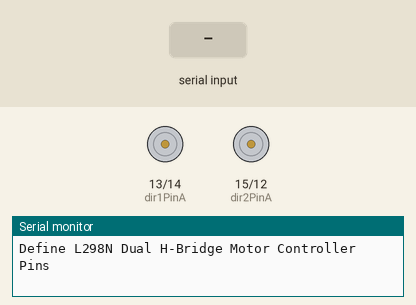
This sketch was run on a simulated Arduino Uno, built with avr-gcc and run on an emulated ATmega328P. Shown: motor-driver pin pairs drawn as motors (green arrow = first pin HIGH = forward, orange = second pin HIGH = backward, longer = more drive), the last lines printed to the serial monitor. The inputs (shaded band) are chosen by the test bench.

Above: at 1.7 s.
1.8 s: "1" received over Serial
At 3.0 s:
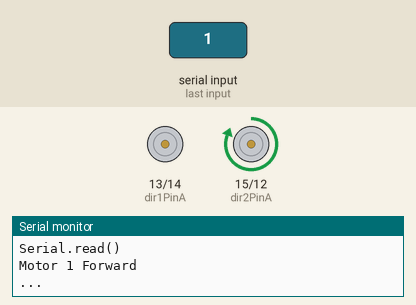
3.3 s: "3" received over Serial
At 4.2 s:
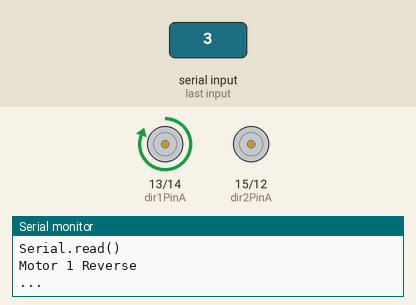
4.8 s: "4" received over Serial
At 5.4 s:
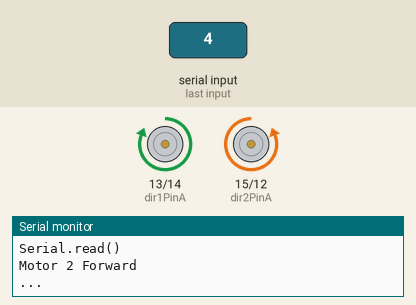
6.3 s: "2" received over Serial
At 7.5 s:
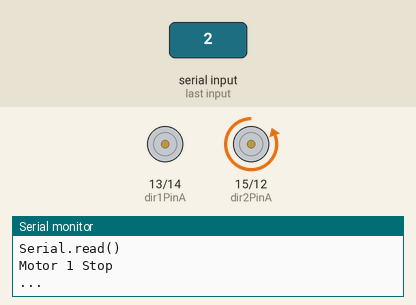
7.8 s: "6" received over Serial
At 8.8 s:
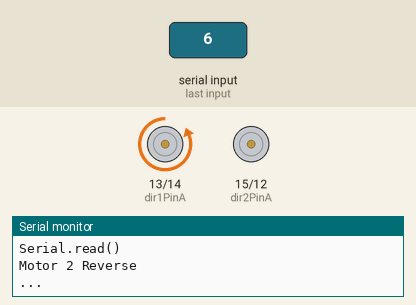
9.3 s: "5" received over Serial
At 10.0 s:
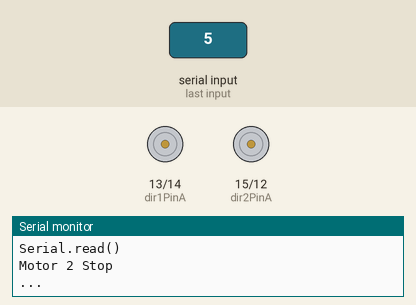
Timing chart, 0 to 11.8 s (numbered marks = the images above; inputs shaded):
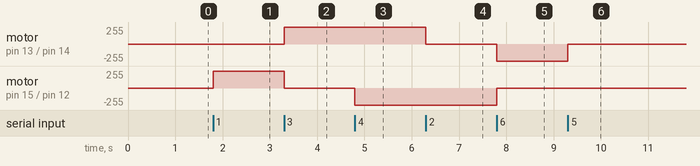

The sketch:

H_bridge_motors.ino
```cpp
//Code by Reichenstein7 (thejamerson.com)

//Keyboard Controls:
//
// 1 -Motor 1 Left
// 2 -Motor 1 Stop
// 3 -Motor 1 Right
//
// 4 -Motor 2 Left
// 5 -Motor 2 Stop
// 6 -Motor 2 Right

// Declare L298N Dual H-Bridge Motor Controller directly since there is not a library to load.

// Motor 1
const int dir1PinA = 13;
const int dir2PinA = 15;

// Motor 2
const int dir1PinB = 14;
const int dir2PinB = 12;

void setup() {
pinMode(dir1PinB,OUTPUT);
pinMode(dir2PinB,OUTPUT);
pinMode(dir1PinA,OUTPUT);
pinMode(dir2PinA,OUTPUT);
  // Setup runs once per reset
// initialize serial communication @ 115200 baud:
Serial.begin(115200);
delay(500);
//Define L298N Dual H-Bridge Motor Controller Pins
Serial.println("Define L298N Dual H-Bridge Motor Controller Pins");


}

void loop() {
// Initialize the Serial interface:

if (Serial.available() > 0) {
  Serial.println("Serial.read()");

int inByte = Serial.read();

switch (inByte) {

//______________Motor 1______________

case '1': // Motor 1 Forward
digitalWrite(dir1PinA, LOW);
digitalWrite(dir2PinA, HIGH);
Serial.println("Motor 1 Forward"); // Prints out “Motor 1 Forward” on the serial monitor
Serial.println("..."); // Creates a blank line printed on the serial monitor
break;

case '2': // Motor 1 Stop (Freespin)
digitalWrite(dir1PinA, LOW);
digitalWrite(dir2PinA, LOW);
Serial.println("Motor 1 Stop");
Serial.println("..."); // Creates a blank line printed on the serial monitor
break;

case '3': // Motor 1 Reverse
digitalWrite(dir1PinA, HIGH);
digitalWrite(dir2PinA, LOW);
Serial.println("Motor 1 Reverse");
Serial.println("..."); // Creates a blank line printed on the serial monitor
break;

//______________Motor 2______________

case '4': // Motor 2 Forward
digitalWrite(dir1PinB, LOW);
digitalWrite(dir2PinB, HIGH);
Serial.println("Motor 2 Forward");
Serial.println("..."); // Creates a blank line printed on the serial monitor
break;

case '5': // Motor 1 Stop (Freespin)
digitalWrite(dir1PinB, LOW);
digitalWrite(dir2PinB, LOW);
Serial.println("Motor 2 Stop");
Serial.println("..."); // Creates a blank line printed on the serial monitor
break;

case '6': // Motor 2 Reverse
digitalWrite(dir1PinB, HIGH);
digitalWrite(dir2PinB, LOW);
Serial.println("Motor 2 Reverse");
Serial.println("..."); // Creates a blank line printed on the serial monitor
break;

default:
// turn all the connections off if an unmapped key is pressed:
digitalWrite(dir1PinA, LOW);
digitalWrite(dir2PinA, LOW);
digitalWrite(dir1PinB, LOW);
digitalWrite(dir2PinB, LOW);
  }
    }
      }
```

Measured:
- after the input at 1.8 s, motor on pin 15 (dir2PinA) / pin 12 (dir2PinB): stopped → forward 255/255 at once
- after the input at 3.3 s, motor on pin 13 (dir1PinA) / pin 14 (dir1PinB): stopped → forward 255/255 at once; motor on pin 15 (dir2PinA) / pin 12 (dir2PinB): forward 255/255 → stopped at once
- after the input at 4.8 s, motor on pin 15 (dir2PinA) / pin 12 (dir2PinB): stopped → backward 255/255 at once
- after the input at 6.3 s, motor on pin 13 (dir1PinA) / pin 14 (dir1PinB): forward 255/255 → stopped at once
- after the input at 7.8 s, motor on pin 13 (dir1PinA) / pin 14 (dir1PinB): stopped → backward 255/255 at once; motor on pin 15 (dir2PinA) / pin 12 (dir2PinB): backward 255/255 → stopped at once
- after the input at 9.3 s, motor on pin 13 (dir1PinA) / pin 14 (dir1PinB): backward 255/255 → stopped at once
